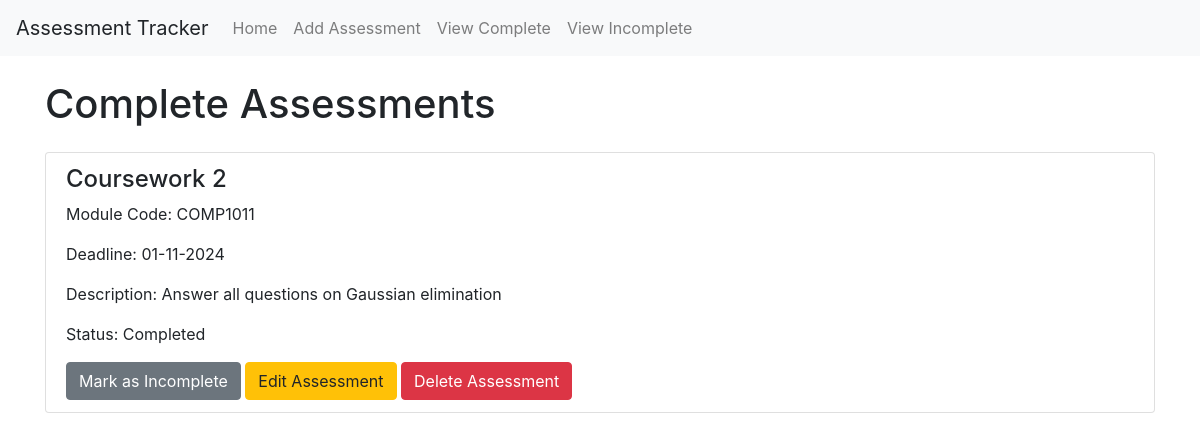
The app's page /view_complete with its own data.
### app/models.py (models this page shows)
class Assessment(db.Model):
    id = db.Column(db.Integer, primary_key=True)
    title = db.Column(db.String(100), nullable=False)
    module_code = db.Column(db.String(100), nullable=False)
    deadline = db.Column(db.DateTime, nullable=False)
    description = db.Column(db.Text, nullable=False)
    completed = db.Column(db.Boolean, default=False)

### app/views.py (the view)
@app.route('/view_complete')
def view_complete():
    complete_assessments = Assessment.query.filter_by(completed=True).all()
    return render_template('complete.html', assessments=complete_assessments)

### app/templates/complete.html (shortened to what this page needs)
{% extends "base.html" %}
{% block content %}
<h1 class="my-4">Complete Assessments</h1>
{% if assessments %}
    {% for assessment in assessments %}
    <ul class="list-group">
        <li class="list-group-item">
            <h4>{{ assessment.title }}</h4>
            <p>Module Code: {{ assessment.module_code }}</p>
            <p>Deadline: {{ assessment.deadline.strftime('%d-%m-%Y') }}</p>
            <p>Description: {{ assessment.description }}</p>
            <p>Status: Completed</p>
            <form action="incomplete_button" method="post" style="display: inline;">
                <button type="submit" class="btn btn-secondary">Mark as Incomplete</button>
            </form>
            <a href="edit_assessment" class="btn btn-warning">Edit Assessment</a>
            <a href="delete_assessment" class="btn btn-danger">Delete Assessment</a>
        </li>
    </ul>
    {% endfor %}
{% else %}
    <p>All assessments are incomplete!</p>
{% endif %}
{% endblock %}

### records on screen
Assessment: title "Coursework 2", module_code "COMP1011", deadline "01-11-2024", description "Answer all questions on Gaussian elimination"
